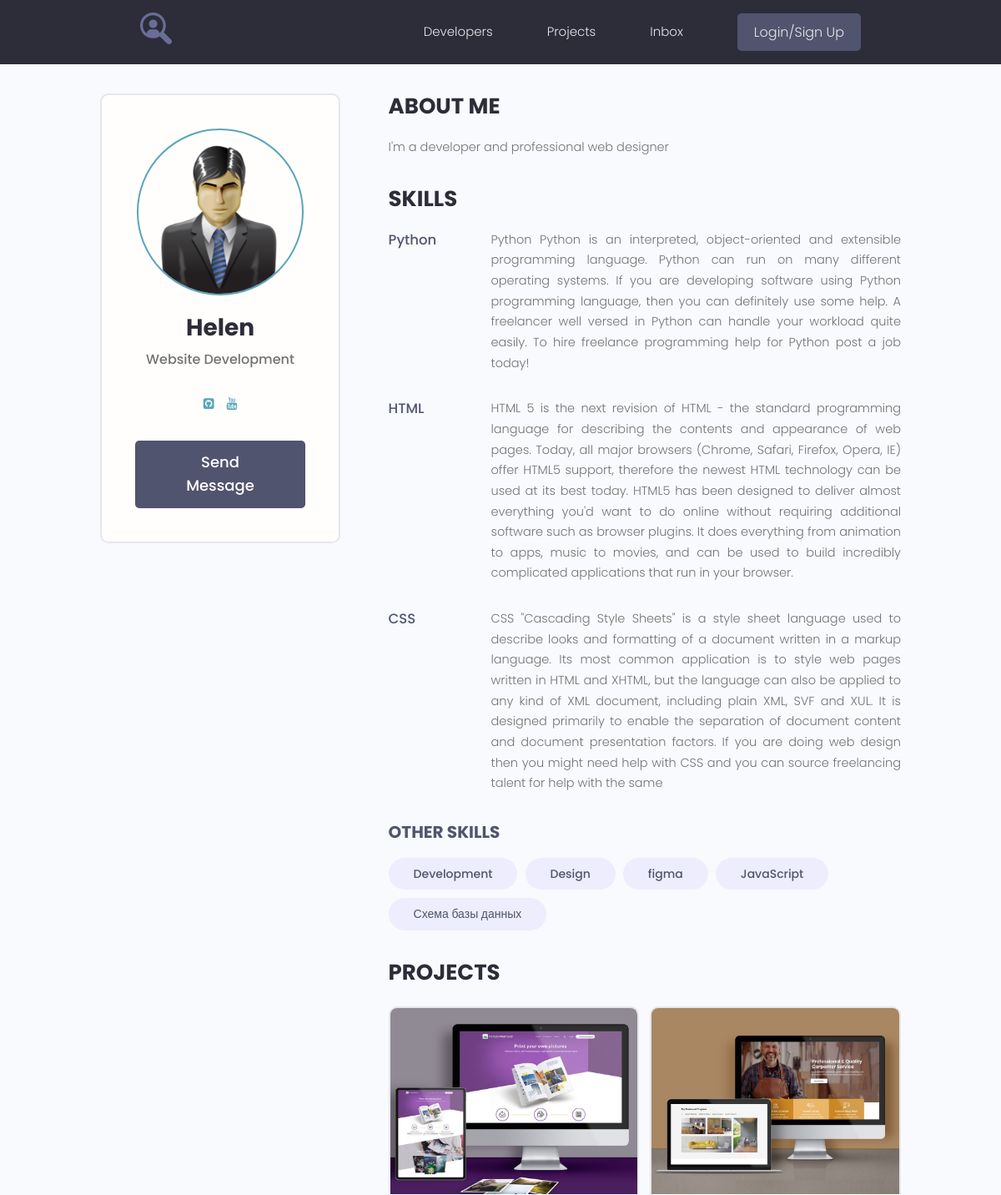
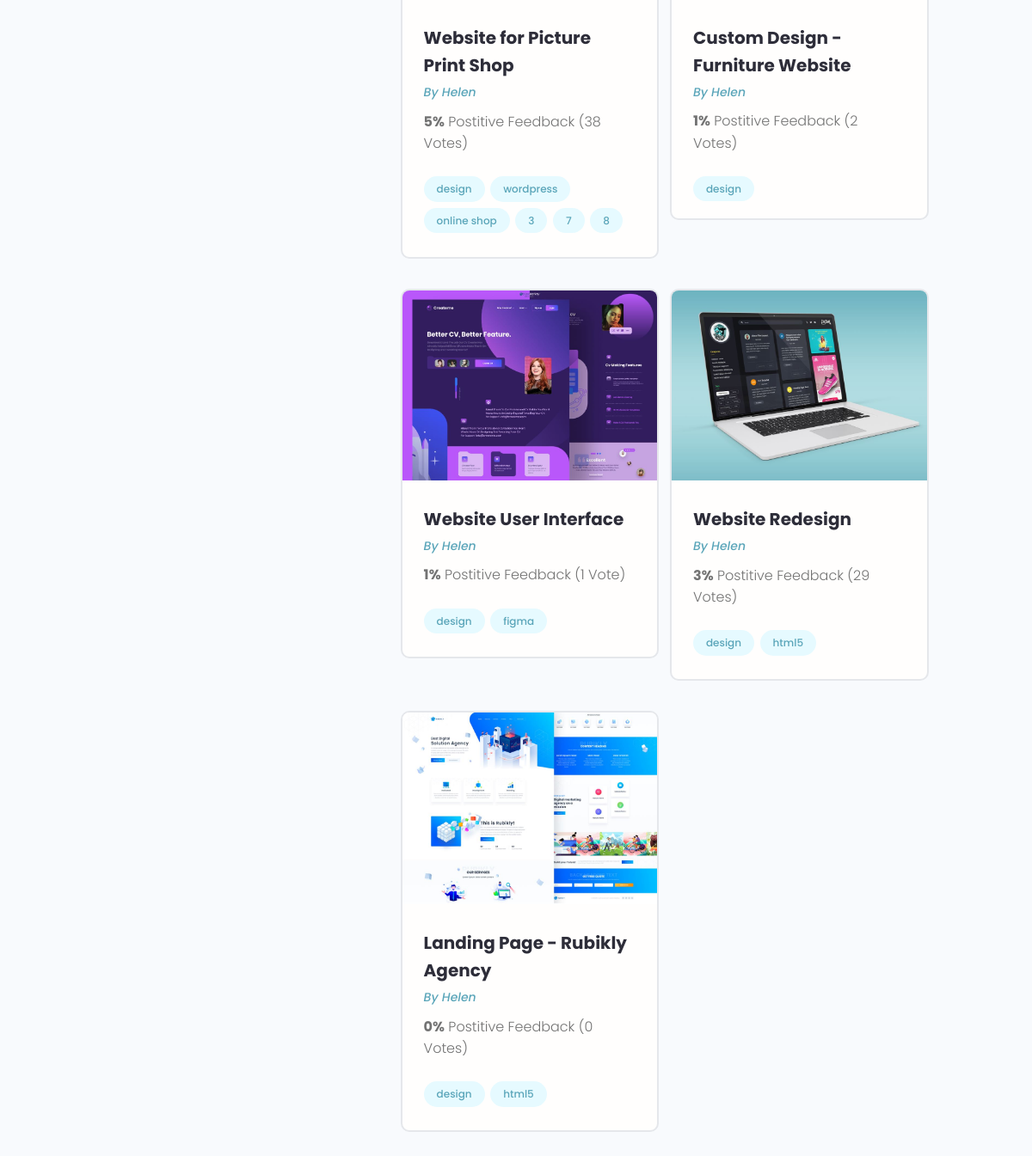
Screenshot of /profile/3/ with the database file from the repository (2 pictures, top to bottom).
### users/models.py (models this page shows, shortened)
class Profile(models.Model):
    user = models.OneToOneField(User, on_delete=models.CASCADE, null=True, blank=True)
    name = models.CharField(max_length=200, blank=True, null=True)
    email = models.EmailField(max_length=500, blank=True, null=True)
    username = models.CharField(max_length=200, blank=True, null=True)
    short_info = models.CharField(max_length=200, blank=True, null=True)
    bio = models.TextField(blank=True, null=True)
    profile_image = models.ImageField(blank=True, null=True, upload_to='profiles/', default="profiles/user-default.png")
    social_github = models.CharField(max_length=200, blank=True, null=True)
    social_youtube = models.CharField(max_length=200, blank=True, null=True)
    social_website = models.CharField(max_length=200, blank=True, null=True)
    created = models.DateTimeField(auto_now_add=True)

class Skill(models.Model):
    owner = models.ForeignKey(Profile, on_delete=models.CASCADE, blank=True, null=True)
    name = models.CharField(max_length=200, blank=True, null=True)
    description = models.TextField(blank=True, null=True)
    created = models.DateTimeField(auto_now_add=True)
    def __str__(self):
        return f"{self.name}"

### projects/models.py (models this page shows, shortened)
class Project(models.Model):
    owner = models.ForeignKey(Profile, on_delete=models.SET_NULL, null=True, blank=True)
    title = models.CharField(max_length=200)
    description = models.TextField(null=True, blank=True)
    featured_image = models.ImageField(null=True, blank=True, upload_to="projects/%Y/%m/%d/", default="default.jpg")
    demo_link = models.CharField(max_length=2000, null=True, blank=True)
    source_link = models.CharField(max_length=2000, null=True, blank=True)
    tags = models.ManyToManyField('Tag', blank=True)
    vote_total = models.IntegerField(default=0, null=True, blank=True)
    vote_ratio = models.IntegerField(default=0, null=True, blank=True)
    created = models.DateTimeField(auto_now_add=True)

class Tag(models.Model):
    name = models.CharField(max_length=200)
    created = models.DateTimeField(auto_now_add=True)
    def __str__(self):
        return self.name

### users/views.py (the view)
# urls.py: path('profile/<str:pk>/', views.user_profile, name="user_profile"),
def user_profile(request, pk):
    prof = Profile.objects.get(id=pk)
    top_skills = prof.skill_set.exclude(description__exact="")
    other_skills = prof.skill_set.filter(description="")
    context = {
        'profile': prof,
        'top_skills': top_skills,
        'other_skills': other_skills
    }
    return render(request, 'users/profile.html', context)

### users/templates/users/profile.html (shortened to what this page needs)
{% extends 'projects/base.html' %}
{% block content %}
  <main class="profile my-md">
    <div class="container">
      <div class="layout">
        <div class="column column--1of3">
          <div class="card text-center">
            <div class="card__body dev">
              <img class="avatar avatar--xl" src="{{ profile.profile_image.url }}" />
              <h2 class="dev__name">{{ profile.name }}</h2>
              <p class="dev__title">{{ profile.short_info }}</p>
              <ul class="dev__social">
                {% if profile.social_github %}
                <li>
                  <a title="Github" href="{{ profile.social_github }}" target="_blank"><i class="fa fa-github-square"></i></a>
                </li>
                {% endif %}
               {% if profile.social_youtube %}
                <li>
                  <a title="Youtube" href="{{ profile.social_youtube }}" target="_blank"><i class="fa fa-youtube"></i></a>
                </li>
                {% endif %}
              </ul>
              <a href="#" class="btn btn--sub btn--lg">Send Message </a>
            </div>
          </div>
        </div>
        <div class="column column--2of3">
          <div class="devInfo">
            <h3 class="devInfo__title">About Me</h3>
            <p class="devInfo__about">{{ profile.bio }}</p>
          </div>
          <div class="devInfo">
            <h3 class="devInfo__title">Skills</h3>
            <div class="devInfo__skills">
              {% for skill in top_skills %}
              <div class="devSkill">
                <h4 class="devSkill__title">{{ skill.name }}</h4>
                <p class="devSkill__info">
                  {{ skill.description }}
                </p>
              </div>
              {% endfor %}
              <h3 class="devInfo__subtitle">Other Skills</h3>
              <div class="devInfo__otherSkills">
                {% for skill in other_skills %}
                <span class="tag tag--pill tag--sub tag--lg">
                  <small>{{ skill }}</small>
                </span>
                {% endfor %}
              </div>
            </div>
          </div>
          <div class="devInfo">
            <h3 class="devInfo__title">Projects</h3>
            <div class="grid grid--two">
              {% for project in profile.project_set.all %}
              <div class="column">
                <div class="card project">
                  <a href="{% url 'project' project.id %}" class="project">
                    <img class="project__thumbnail" src="{{ project.featured_image.url }}" alt="project thumbnail" />
                    <div class="card__body">
                      <h3 class="project__title">{{ project.title }}</h3>
                      <p><a class="project__author" href="{% url 'user_profile' project.owner.id %}">By {{project.owner.name}}</a></p>
                      <p class="project--rating">
                        <span style="font-weight: bold;">{{ project.vote_ratio }}%</span> Postitive
                        Feedback ({{project.vote_total}} Vote{{project.vote_total|pluralize:"s"}})
                      </p>
                      <div class="project__tags">
                        {% for tag in project.tags.all %}
                        <span class="tag tag--pill tag--main">
                          <small>{{ tag }}</small>
                        </span>
                        {% endfor %}
                      </div>
                    </div>
                  </a>
                </div>
              </div>
              {% endfor %}
            </div>
          </div>
        </div>
      </div>
    </div>
  </main>
{% endblock %}

### projects/static/styles/app.css (style rules this page uses)
:root { --color-sub: #2d2d39; }
.btn--sub { background-color: var(--color-sub-light); }
.card { border: 2px solid var(--color-light); }
img { width: 100%; }
.profile .card > .dev { padding: 4rem; }
.dev__name { color: var(--color-sub); font-size: 2.8rem; font-weight: 700; margin-top: 1rem; margin-bottom: 0.5rem; }
.dev__title { font-size: 1.6rem; font-weight: 500; line-height: 1.3; }
.dev__social { margin: 3rem 0; list-style: none; display: flex; justify-content: center; gap: 1.5rem; }
.devInfo { margin-bottom: 3rem; }
.devInfo__title, .devInfo__subtitle { font-size: 2.6rem; color: var(--color-sub); text-transform: uppercase; font-weight: 700; margin-bottom: 1.5rem; }
.devInfo__subtitle { font-size: 2rem; color: var(--color-sub-light); }
.devInfo__about, .devSkill__info { font-size: 1.45rem; line-height: 1.7; text-align: justify; }
.devSkill { margin-bottom: 3rem; }
.devSkill__title { font-size: 1.65rem; font-weight: 500; color: var(--color-sub-light); }
@media screen and (min-width: 700px) { .devSkill { display: flex; justify-content: space-between; gap: 3rem; } }
@media screen and (min-width: 700px) { .devSkill__info { flex-basis: 80%; } }
.project__author { font-size: 1.4rem; font-style: italic; }
.project--rating { margin-bottom: 1.6em; margin-top: .5em; }
.project__thumbnail { object-fit: cover; object-position: top center; width: 100%; }
.project__title { font-size: 2rem; font-weight: 700; color: var(--color-sub); }

### projects/static/uikit/styles/modules/_variables.css (style rules this page uses)
:root { --color-main: #5aa5b9; --color-main-light: #e6faff; --color-sub: #3f4156; --color-sub-light: #51546e; --color-sub-lighter: #ededfd; --color-text: #737373; --color-gray: #8b8b8b; --color-light: #e5e7eb; --color-light-gray: #767676; --color-bg: #f8fafd; --color-white: #fffefd; --color-white-light: #f3f3f3; --color-success: #359e64; --color-success-bg: #def8e8; --color-error: #fc4b0b; --color-error-bg: #fff2ee; --font-base: 'Poppins', arial, helvetica, 'Segoe UI', roboto, ubuntu, sans-serif; --font-monospace: 'Fira Code', 'Courier New', courier, monospace; --font-regular: 300; --font-medium: 500; --font-bold: 700; --generic-shadow: 1px 1px 5px #00000010; --generic-transition: all 0.3s ease-in-out; }

### projects/static/uikit/styles/modules/_base.css (style rules this page uses)
* { margin: 0; padding: 0; box-sizing: border-box; text-rendering: optimizeLegibility; color: inherit; font-size: inherit; }
html { font-size: 50%; }
@media only screen and (min-width: 480px) { html { font-size: 56.25%; } }
@media only screen and (min-width: 1200px) { html { font-size: 62.5%; } }
body { line-height: 1.6; font-weight: 400; font-size: 1.5rem; color: var(--color-text); background-color: var(--color-bg); min-height: 100vh; }

### projects/static/uikit/styles/modules/_typography.css (style rules this page uses)
* { font-family: var(--font-base); }
h2 { font-size: 3.6rem; font-weight: var(--font-bold); }
h3 { font-size: 3.2rem; font-weight: var(--font-medium); }
h4 { font-size: 2.8rem; font-weight: var(--font-medium); }
p, span, strong { font-size: 1.6rem; color: var(--color-text); font-weight: var(--font-regular); }
a { padding-bottom: 2px; text-decoration: none; display: inline-block; color: var(--color-main); font-weight: var(--font-medium); }

### projects/static/uikit/styles/modules/_utilities.css (style rules this page uses)
.container { width: 92%; max-width: 165rem; margin: 0 auto; box-sizing: border-box; }
@media screen and (min-width: 1000px) { .container { width: 90%; } }
@media screen and (min-width: 1200px) { .container { width: 80%; } }
.text-center { text-align: center; }
.my-md { margin: 3rem auto; }

### projects/static/uikit/styles/modules/_avatar.css (style rules this page uses)
.avatar { border-radius: 50%; border: 2px solid var(--color-main); object-fit: cover; }
.avatar--xl { height: 20rem; width: 20rem; }

### projects/static/uikit/styles/modules/_button.css (style rules this page uses)
.btn { display: inline-block; position: relative; cursor: pointer; background-color: var(--color-light); font-weight: var(--font-medium); color: var(--color-sub); text-decoration: none; padding: 1rem 2rem; border-radius: 0.5rem; border: none; width: -webkit-fit-content; width: -moz-fit-content; width: fit-content; height: -webkit-fit-content; height: -moz-fit-content; height: fit-content; font-size: 1.6rem; outline-width: 0; outline-color: transparent; -webkit-backface-visibility: hidden; backface-visibility: hidden; transition: all 0.3s ease-in-out; }
.btn--sub { background-color: var(--color-sub); color: var(--color-white); }
.btn--lg { font-size: 1.8rem; padding: 1.2rem 4.5rem; }

### projects/static/uikit/styles/modules/_card.css (style rules this page uses)
.card { border-radius: 1rem; background-color: var(--color-white); border: 1.5px solid var(--color-light); width: auto; height: auto; margin-top: 0.5rem; margin-bottom: 0.5rem; overflow: hidden; }
.card__body, .card__header { padding: 2rem 2.5rem; }

### rows the page displays
Profile: profile_image (placeholder picture), name "Helen", short_info "Website Development", bio "I'm a developer and professional web designer"
Skill: name "Python", description "Python Python is an interpreted, object-oriented and extensible programming language. Python can run on many different operating systems. If you are developing software using Python programming language, then you can definitely use some help. A freelancer well versed in Python can handle your workload quite easily. To hire freelance programming help for Python post a job today!"
Skill: name "HTML", description "HTML 5 is the next revision of HTML - the standard programming language for describing the contents and appearance of web pages. Today, all major browsers (Chrome, Safari, Firefox, Opera, IE) offer HTML5 support, therefore the newest HTML technology can be used at its best today. HTML5 has been designed to deliver almost everything you'd want to do online without requiring additional software such as browser plugins. It does everything from animation to apps, music to movies, and can be used to build incredibly complicated applications that run in your browser."
Skill: name "CSS", description "CSS \"Cascading Style Sheets\" is a style sheet language used to describe looks and formatting of a document written in a markup language. Its most common application is to style web pages written in HTML and XHTML, but the language can also be applied to any kind of XML document, including plain XML, SVF and XUL. It is designed primarily to enable the separation of document content and document presentation factors. If you are doing web design then you might need help with CSS and you can source freelancing talent for help with the same"
Skill: name "Development"
Skill: name "Design"
Skill: name "figma"
Skill: name "JavaScript"
Skill: name "Схема базы данных"
Project: featured_image (picture), title "Website for Picture Print Shop", owner.name "Helen", vote_ratio "5", vote_total "38"
Tag: name "design"
Tag: name "wordpress"
Tag: name "online shop"
Tag: name "3"
Tag: name "7"
Tag: name "8"
Project: featured_image (picture), title "Custom Design - Furniture Website", owner.name "Helen", vote_ratio "1", vote_total "2"
Project: featured_image (picture), title "Website User Interface", owner.name "Helen", vote_ratio "1", vote_total "1"
Tag: name "figma"
Project: featured_image (picture), title "Website Redesign", owner.name "Helen", vote_ratio "3", vote_total "29"
Tag: name "html5"
Project: featured_image (picture), title "Landing Page - Rubikly Agency", owner.name "Helen", vote_ratio "0", vote_total "0"
